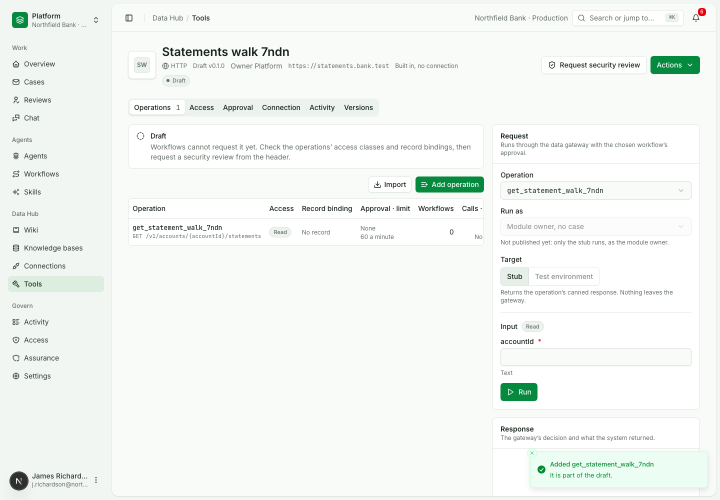
#> input picture evidence/027/live-1-first-operation-test-panel.png, 1440 x 1000 px (shown at 1/2 size)
$ python -i ocr.py   (imports and definitions only)
#> lines starting #> are read from the running program, lines starting #| are printed output that depends on the picture; after the words box and inside, x2 and y2 are one past the last pixel; in counts of white or black regions, pixels touching at a corner belong together
#> further down, picture is the input picture: PIL image 1440x1000 RGB; mean R, G, B 243.2, 246.6, 244
# SPDX-License-Identifier: Apache-2.0
# Copyright 2026 chanl-ai
"""OCR through Tesseract, for scanned pages and the picture parts of mixed pages. Installed with the `ocr` extra."""

from __future__ import annotations

import math
from collections.abc import Callable
from dataclasses import dataclass
from typing import Any, Protocol, TypedDict, cast

from PIL import Image, ImageFilter, ImageOps


class _Orientation(TypedDict, total=False):
    """The keys read from Tesseract's orientation detection (`image_to_osd` as a dict)."""

    rotate: int
    orientation_conf: float


class OcrUnavailableError(RuntimeError):
    """OCR was requested but the engine is not installed. The item fails rather than indexing empty."""


@dataclass(frozen=True)
class OcrWord:
    text: str
    # left, top, width, height in the image's pixels
    box: tuple[int, int, int, int]
    confidence: float
    # Tesseract's block, paragraph and line numbers: words sharing them sit on one line
    line: tuple[int, int, int]


class WordOcr(Protocol):
    """What reading needs from an OCR engine: each word with its box, confidence and line."""

    def image_to_words(self, image: object) -> list[OcrWord]: ...


# [74 lines that did not run here, left out]


# left, top, width, height in pixels
Box = tuple[int, int, int, int]


def _same(box: Box) -> Box:
    return box


# [15 lines left out: function _unturned, not called in this run]


# Tesseract's orientation confidence below which a quarter turn is not applied; the skew searched either way, in
# degrees, and the step of the search.
ORIENTATION_CONFIDENCE = 2.0
# The smallest skew corrected. Tesseract reads a page up to about 1.5 degrees off by itself, and turning a
# low-resolution scan softens its characters: on the levy scans made 1.4 degrees off a correction lost a digit
# string Tesseract read without it, while the invoice made 2 degrees off read its due date only once straightened.
MIN_SKEW = 1.75
MAX_SKEW = 5.0
SKEW_STEP = 0.25
# The width the angle search works at: big enough that lines of text stay apart, small enough to be fast.
SEARCH_WIDTH = 800
# A grey darker than this is ink when the angle search looks for lines of text.
INK_LEVEL = 160


def skew(image: Image.Image) -> float:
    """The counter-clockwise turn, in degrees, that straightens a page scanned a little off: the rotation of a reduced
    copy whose rows of text are sharpest (the variance of row darkness is highest when every line of text lies flat)."""
    small = ImageOps.grayscale(image)
    if small.width > SEARCH_WIDTH:
        size = (SEARCH_WIDTH, max(1, round(small.height * SEARCH_WIDTH / small.width)))
#> size = (800, 556)
        small = small.resize(size)  # pyright: ignore[reportUnknownMemberType]
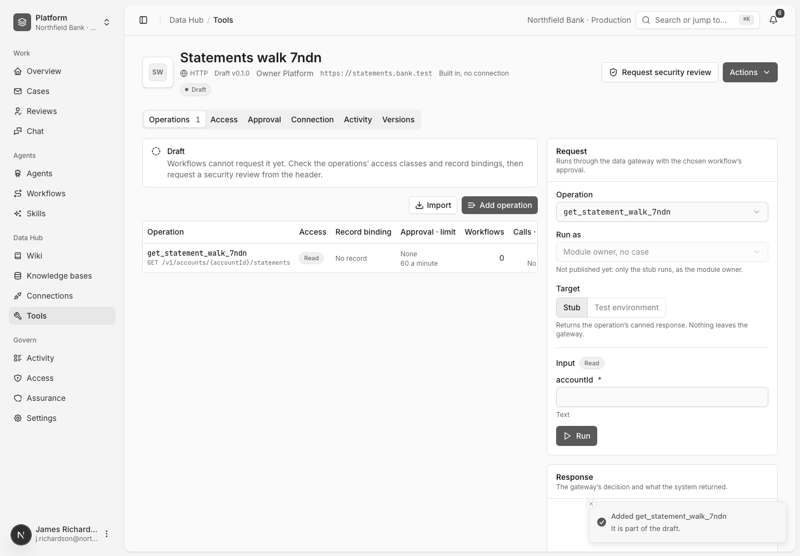
#> small: PIL image 800x556 L; min 6, max 255, mean 245.1
    # Ink white on black, so the empty corners a rotation leaves count as no ink.
    ink = small.point([255 if v < INK_LEVEL else 0 for v in range(256)])  # pyright: ignore[reportUnknownMemberType]
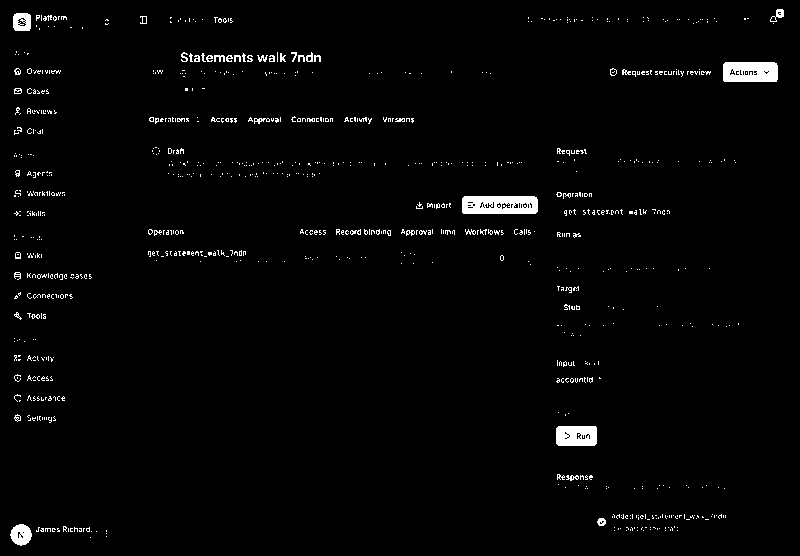
#> ink: PIL image 800x556 L; 2% white; 888 white regions (830 under 20 px), largest, box (x1, y1, x2, y2) and area: (462, 196, 538, 214) 1221, (723, 62, 778, 82) 1020, (556, 426, 597, 446) 765

    def sharpness(angle: float) -> float:
#> called with angle = -5
        turned = ink.rotate(angle, resample=Image.Resampling.BILINEAR, fillcolor=0)
        rows = turned.resize((1, ink.height), Image.Resampling.BOX)  # pyright: ignore[reportUnknownMemberType]
        values = [float(v) for v in rows.tobytes()]
#> values = 556 values, max 39 at index 210, min 0 at index 9, mean 4.74
        mean = sum(values) / len(values)
#> mean = 4.74
        return sum((v - mean) ** 2 for v in values)

    steps = round(MAX_SKEW / SKEW_STEP)
    return max((i * SKEW_STEP for i in range(-steps, steps + 1)), key=lambda a: (sharpness(a), -abs(a)))
#> in sharpness (call 36), `turned = ink.rotate(angle, resample=Image.Resampling.BILINEAR, fillcol..`:
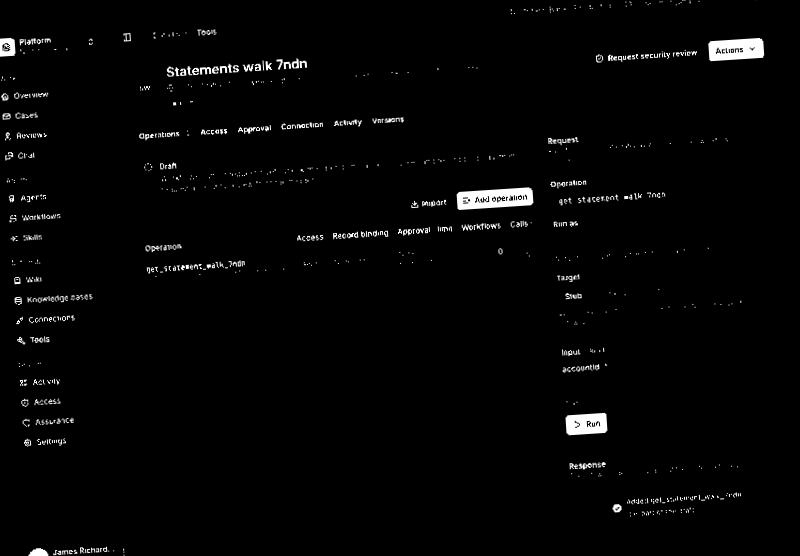
#> turned: PIL image 800x556 L; min 0, max 255, mean 4.9
#> in sharpness (call 36), `values = [float(v) for v in rows.tobytes()]`: values = 556 values, max 33 at index 55, min 0 at index 12, mean 4.88
#> in sharpness (call 36), `mean = sum(values) / len(values)`: mean = 4.88
#> in sharpness (call 37), `turned = ink.rotate(angle, resample=Image.Resampling.BILINEAR, fillcol..`:
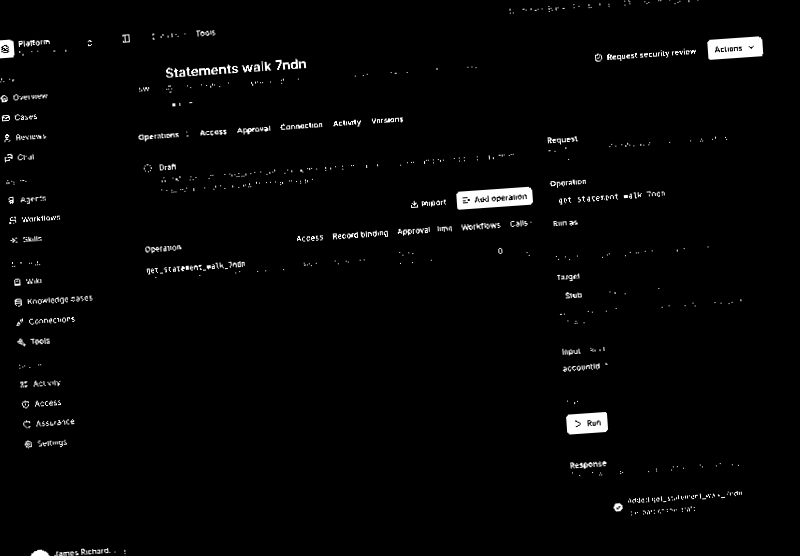
#> turned: PIL image 800x556 L; min 0, max 255, mean 4.8
#> in sharpness (call 37), `values = [float(v) for v in rows.tobytes()]`: values = 556 values, max 33 at index 55, min 0 at index 11, mean 4.83
#> in sharpness (call 37), `mean = sum(values) / len(values)`: mean = 4.83
#> in sharpness (call 38), `turned = ink.rotate(angle, resample=Image.Resampling.BILINEAR, fillcol..`:
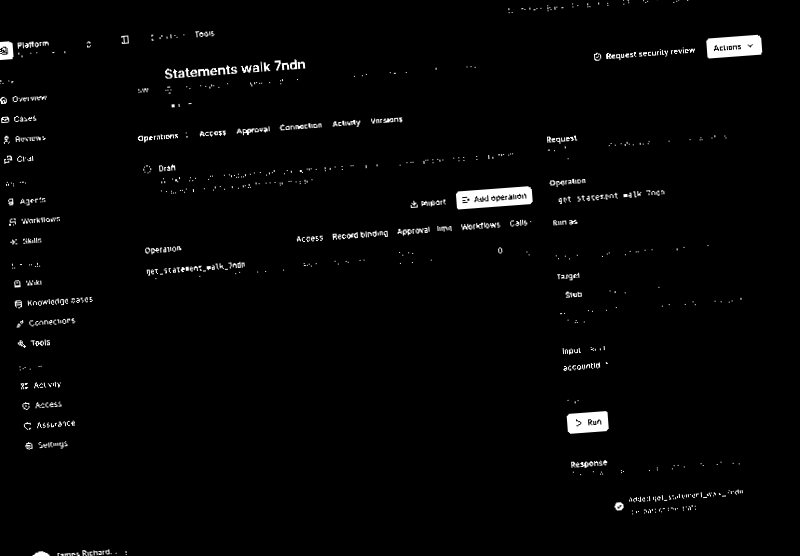
#> turned: PIL image 800x556 L; min 0, max 255, mean 4.8
#> in sharpness (call 38), `values = [float(v) for v in rows.tobytes()]`: values = 556 values, max 32 at index 201, min 0 at index 10, mean 4.79
#> in sharpness (call 38), `mean = sum(values) / len(values)`: mean = 4.79
#> in sharpness (call 39), `turned = ink.rotate(angle, resample=Image.Resampling.BILINEAR, fillcol..`:
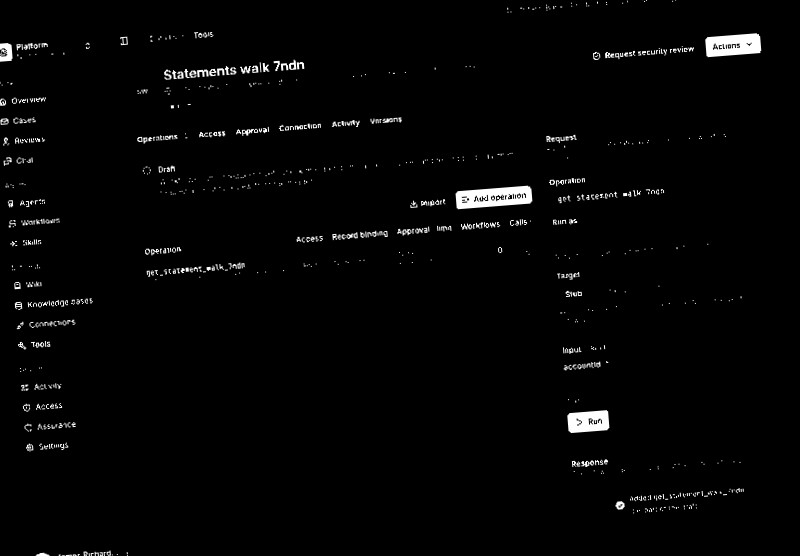
#> turned: PIL image 800x556 L; min 0, max 255, mean 4.8
#> in sharpness (call 39), `values = [float(v) for v in rows.tobytes()]`: values = 556 values, max 32 at index 201, min 0 at index 10, mean 4.76
#> in sharpness (call 39), `mean = sum(values) / len(values)`: mean = 4.76
#> in sharpness (call 40), `turned = ink.rotate(angle, resample=Image.Resampling.BILINEAR, fillcol..`:
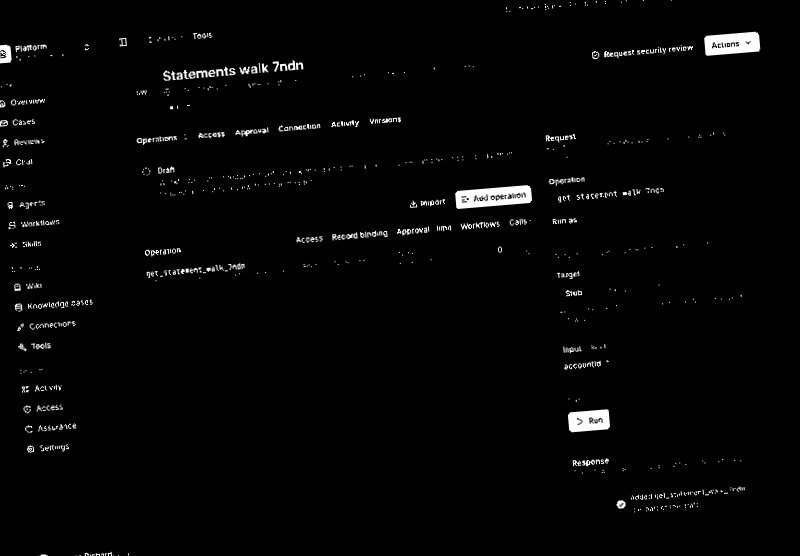
#> turned: PIL image 800x556 L; min 0, max 255, mean 4.7
#> in sharpness (call 40), `values = [float(v) for v in rows.tobytes()]`: values = 556 values, max 32 at index 48, min 0 at index 9, mean 4.72
#> in sharpness (call 40), `mean = sum(values) / len(values)`: mean = 4.72


def straightened(image: Image.Image) -> Image.Image:
    """The page turned back by its skew; a page within MIN_SKEW of straight is returned as it is."""
    angle = skew(image)
#> angle = 0
    if abs(angle) < MIN_SKEW:
        return image
    return _turned(image, angle)


def _turned(image: Image.Image, angle: float) -> Image.Image:
    return image.rotate(angle, resample=Image.Resampling.BICUBIC, fillcolor=255)


# [7 lines left out: function _despeckled, not called in this run]

>>> from PIL import Image
>>> picture = Image.open('../../../../../evidence/027/live-1-first-operation-test-panel.png')
>>> result = straightened(picture)

$ run again, on evidence/027/1-http-section-published.png
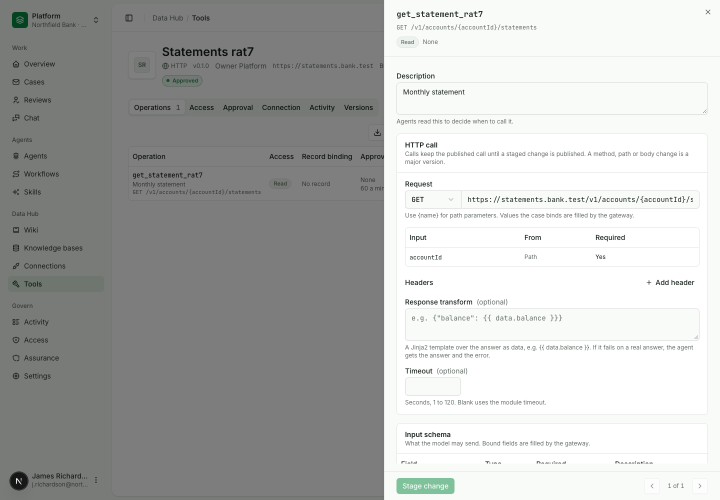
#> input picture evidence/027/1-http-section-published.png, 1440 x 1000 px (shown at 1/2 size)
#> picture is the input picture: PIL image 1440x1000 RGB; mean R, G, B 179.9, 181.4, 180
#> in skew, `ink = small.point([255 if v < INK_LEVEL else 0 for v in range(256)])`:
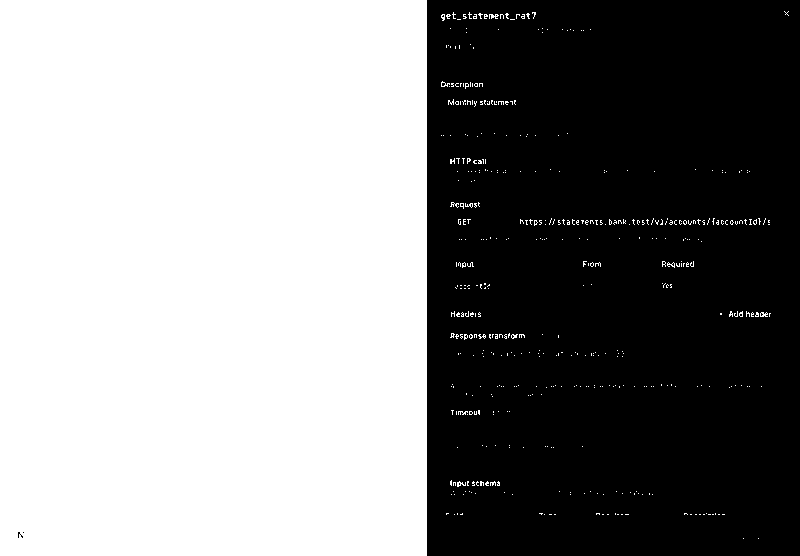
#> ink: PIL image 800x556 L; 53.9% white; 14 black regions (13 under 20 px), largest, box (x1, y1, x2, y2) and area: (427, 0, 800, 556) 205139
#> values = 556 values, max 149 at index 343, min 7 at index 555, mean 131.9
#> mean = 131.9
#> angle = -5
#> in _turned, `return image.rotate(angle, resample=Image.Resampling.BICUBIC, fillcolo..`:
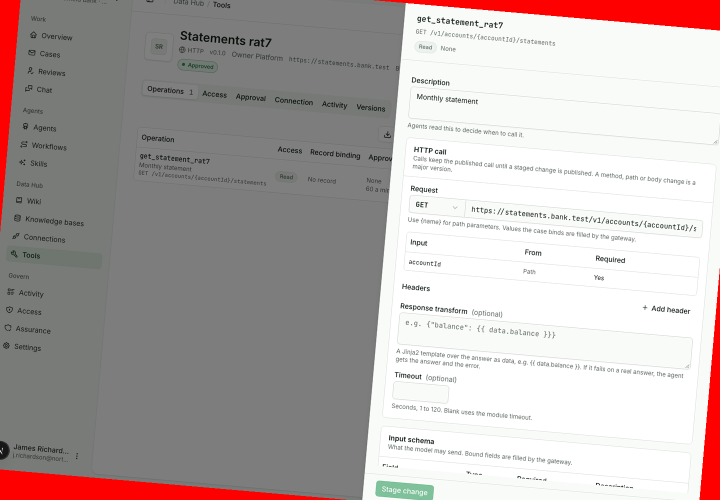
#> returned value: PIL image 1440x1000 RGB (shown at 1/2 size); mean R, G, B 182.8, 173.3, 172

$ run again, on evidence/027/2-pending-path-edit-unused-warning.png
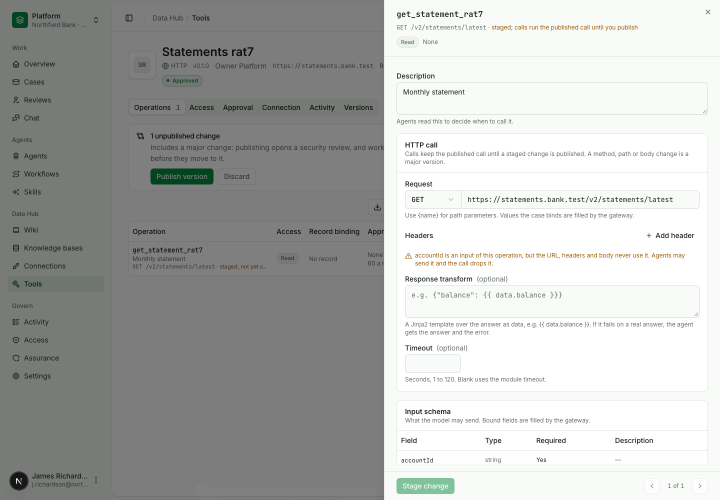
#> input picture evidence/027/2-pending-path-edit-unused-warning.png, 1440 x 1000 px (shown at 1/2 size)
#> picture is the input picture: PIL image 1440x1000 RGB; mean R, G, B 179.4, 181, 179.4
#> in skew, `ink = small.point([255 if v < INK_LEVEL else 0 for v in range(256)])`:
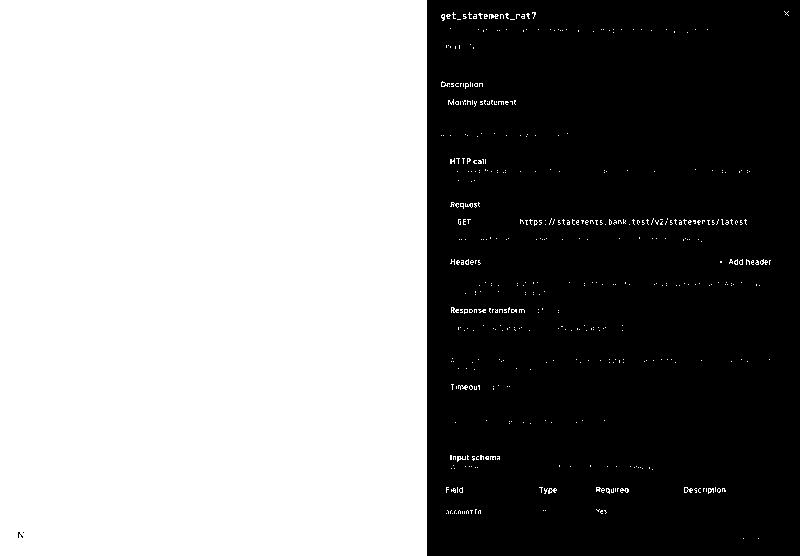
#> ink: PIL image 800x556 L; 53.9% white; 21 black regions (20 under 20 px), largest, box (x1, y1, x2, y2) and area: (427, 0, 800, 556) 205051
#> values = 556 values, max 148 at index 25, min 7 at index 555, mean 132
#> mean = 132
#> angle = -5
#> in _turned, `return image.rotate(angle, resample=Image.Resampling.BICUBIC, fillcolo..`:
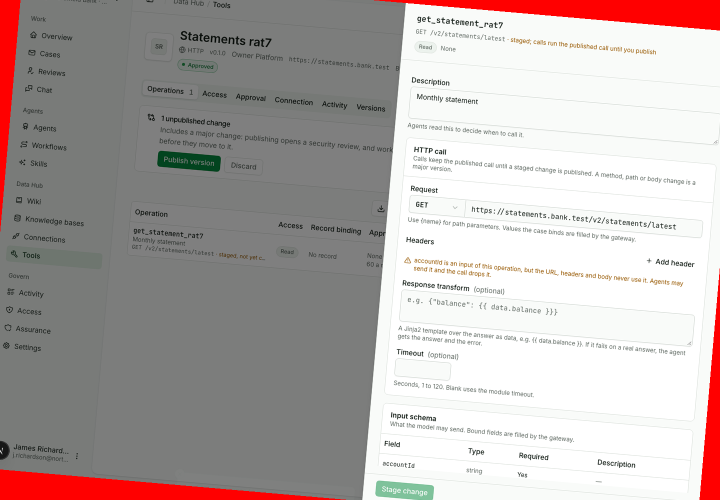
#> returned value: PIL image 1440x1000 RGB (shown at 1/2 size); mean R, G, B 182.4, 172.9, 171.4

$ run again, on evidence/027/3-published-major-version.png
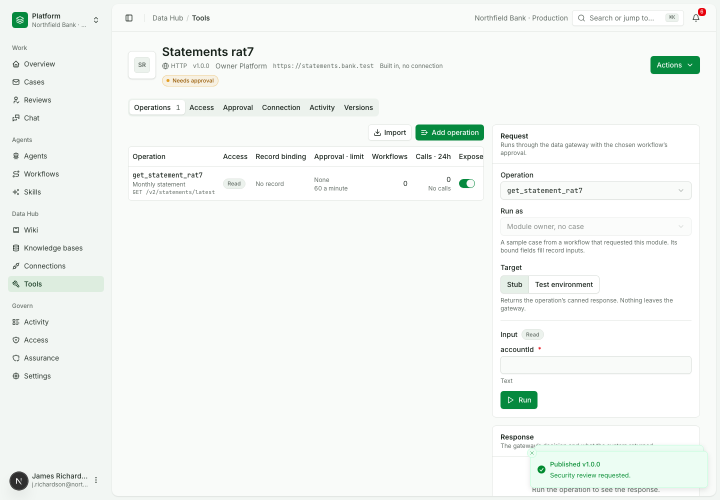
#> input picture evidence/027/3-published-major-version.png, 1440 x 1000 px (shown at 1/2 size)
#> picture is the input picture: PIL image 1440x1000 RGB; mean R, G, B 243.2, 246.8, 244
#> ink: PIL image 800x556 L; 1.9% white; 826 white regions (775 under 20 px), largest, box (x1, y1, x2, y2) and area: (462, 138, 538, 156) 1150, (723, 62, 778, 82) 1020, (556, 435, 597, 455) 767
#> values = 556 values, max 33 at index 162, min 0 at index 9, mean 4.47
#> mean = 4.47
#> in sharpness (call 40), `turned = ink.rotate(angle, resample=Image.Resampling.BILINEAR, fillcol..`:
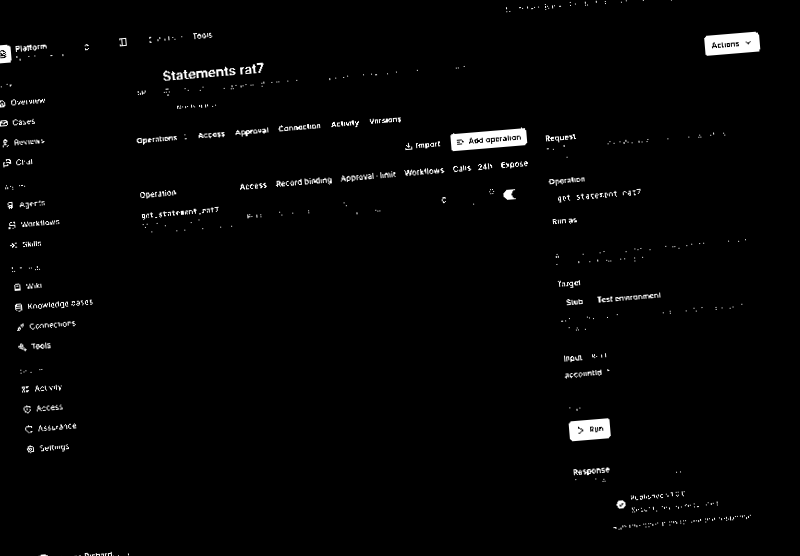
#> turned: PIL image 800x556 L; min 0, max 255, mean 4.5
#> values = 556 values, max 33 at index 136, min 0 at index 9, mean 4.49
#> mean = 4.49
#> angle = 0
